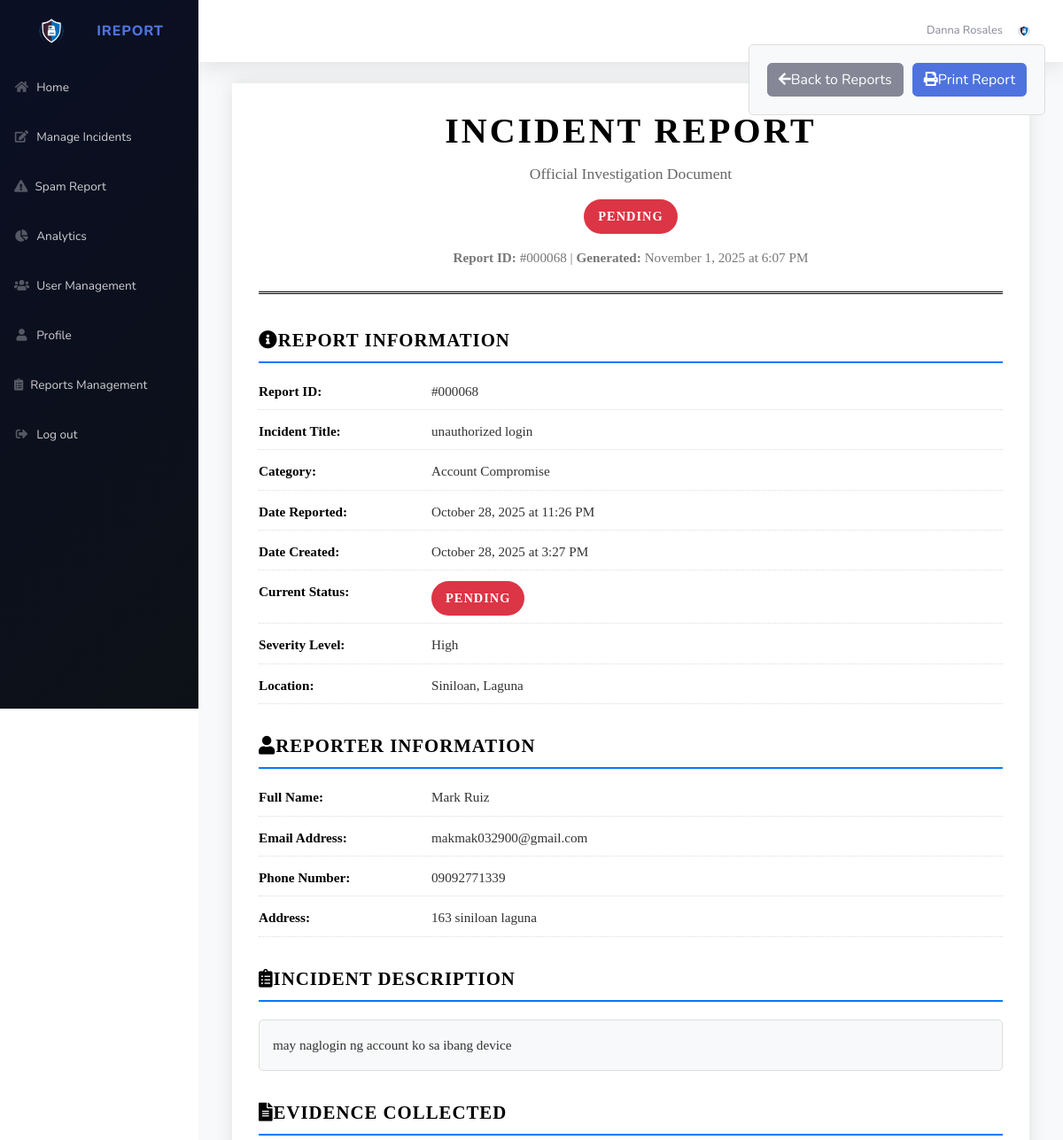
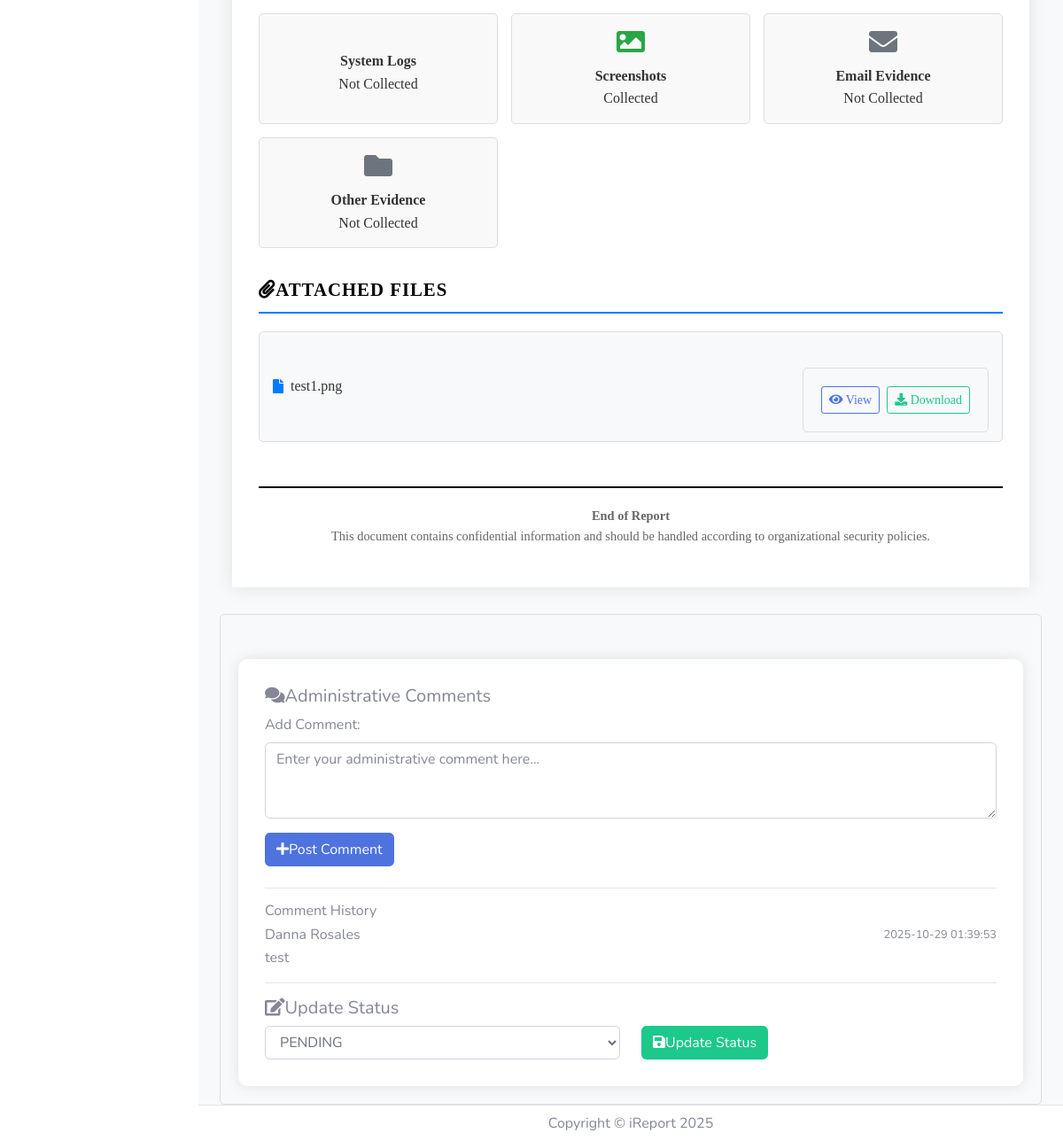
/admin/reports/view_report.php?id=68 (signed in), run on the app's committed database (2 pictures, top to bottom).
### tables this page shows
CREATE TABLE `incident` (
  `id` int(11) NOT NULL,
  `title` varchar(255) NOT NULL,
  `category` varchar(100) NOT NULL,
  `date` datetime NOT NULL,
  `description` text NOT NULL,
  `location` varchar(255) DEFAULT NULL,
  `severity_level` varchar(50) NOT NULL,
  `full_name` varchar(255) NOT NULL,
  `address` varchar(255) DEFAULT NULL,
  `email` varchar(150) NOT NULL,
  `phone` varchar(50) DEFAULT NULL,
  `notified` varchar(255) DEFAULT NULL,
  `evidence_logs` tinyint(1) DEFAULT 0,
  `evidence_screenshots` tinyint(1) DEFAULT 0,
  `evidence_email` tinyint(1) DEFAULT 0,
  `evidence_other` tinyint(1) DEFAULT 0,
  `additional_info` text DEFAULT NULL,
  `created_at` timestamp NOT NULL DEFAULT current_timestamp(),
  `status` varchar(255) DEFAULT 'PENDING',
  `user_id` int(11) DEFAULT NULL,
  `suggestion` text DEFAULT NULL,
  `user_deleted` tinyint(1) DEFAULT 0 COMMENT 'Flag to mark incidents as deleted from user view',
  `deleted_by_admin` tinyint(1) DEFAULT 0
);

CREATE TABLE `attachment` (
  `id` int(11) NOT NULL,
  `incident_id` varchar(255) DEFAULT NULL,
  `attachment` varchar(255) DEFAULT NULL,
  `filename` varchar(255) DEFAULT NULL
);

CREATE TABLE `comments` (
  `id` int(11) NOT NULL,
  `incident_id` int(11) DEFAULT NULL,
  `user_id` text DEFAULT NULL,
  `comment` text DEFAULT NULL,
  `date` datetime DEFAULT current_timestamp()
);

### loginverification.php (called while the page is built, shortened)
<?php
function logged_in(){
    if(isset($_SESSION['user_id']) && !empty($_SESSION['user_id'])){
        return true;
    } else {
        return false;
    }
}
?>

### admin/reports/view_report.php (the view, shortened to what this page needs)
<?php
include('../../connectMySql.php');
include '../../loginverification.php';
if(logged_in()){
$id = $_GET['id'];
$status = "";
$query = "SELECT a.* FROM incident a
WHERE a.id = '".$id."'";
$result = $conn->query($query);
while ($row = $result->fetch_assoc()) {
$status = $row['status'];
}
$query = "SELECT a.* FROM incident a
WHERE a.id = '".$id."'";
$result = $conn->query($query);
$incident_data = [];
while ($row = $result->fetch_assoc()) {
$incident_data = $row;
$status = $row['status'];
}
?>
<!DOCTYPE html>
<html lang="en">
<head>
    <link rel="stylesheet" href="https://cdnjs.cloudflare.com/ajax/libs/font-awesome/5.15.4/css/all.min.css" />
    <link href="../../css/sb-admin-2.min.css" rel="stylesheet">
</head>
<body id="page-top">
    <div id="wrapper">
       <?php include'../sidebar.php';?>
        <div id="content-wrapper" class="d-flex flex-column">
            <div id="content">
               <?php include'../nav.php';?>
                <div class="container-fluid">
                    <div class="control-buttons no-print">
                        <a href="index.php" class="btn btn-secondary">
                            <i class="fas fa-arrow-left me-2"></i>Back to Reports
                        </a>
                        <button onclick="window.print()" class="btn btn-primary">
                            <i class="fas fa-print me-2"></i>Print Report
                        </button>
                    </div>
                    <div class="document-container">
                        <div class="document-header">
                            <h1 class="document-title">INCIDENT REPORT</h1>
                            <div class="document-subtitle">Official Investigation Document</div>
                            <div class="status-badge status-<?= strtolower($status) ?>"><?= $status ?></div>
                            <div class="report-meta">
                                <strong>Report ID:</strong> #<?= str_pad($id, 6, '0', STR_PAD_LEFT) ?> |
                                <strong>Generated:</strong> <?= date('F j, Y \a\t g:i A') ?>
                            </div>
                        </div>
                        <div class="section-header">
                            <i class="fas fa-info-circle me-2"></i>Report Information
                        </div>
                        <div class="field-row">
                            <div class="field-label">Report ID:</div>
                            <div class="field-value">#<?= str_pad($id, 6, '0', STR_PAD_LEFT) ?></div>
                        </div>
                        <div class="field-row">
                            <div class="field-label">Incident Title:</div>
                            <div class="field-value"><?= htmlspecialchars($incident_data['title']) ?></div>
                        </div>
                        <div class="field-row">
                            <div class="field-label">Category:</div>
                            <div class="field-value"><?= htmlspecialchars($incident_data['category']) ?></div>
                        </div>
                        <div class="field-row">
                            <div class="field-label">Date Reported:</div>
                            <div class="field-value"><?= date('F j, Y \a\t g:i A', strtotime($incident_data['date'])) ?></div>
                        </div>
                        <div class="field-row">
                            <div class="field-label">Date Created:</div>
                            <div class="field-value"><?= date('F j, Y \a\t g:i A', strtotime($incident_data['created_at'])) ?></div>
                        </div>
                        <div class="field-row">
                            <div class="field-label">Current Status:</div>
                            <div class="field-value">
                                <span class="status-badge status-<?= strtolower($status) ?>"><?= $status ?></span>
                            </div>
                        </div>
                        <div class="field-row">
                            <div class="field-label">Severity Level:</div>
                            <div class="field-value"><?= htmlspecialchars($incident_data['severity_level']) ?></div>
                        </div>
                        <?php if (!empty($incident_data['location'])): ?>
                        <div class="field-row">
                            <div class="field-label">Location:</div>
                            <div class="field-value"><?= htmlspecialchars($incident_data['location']) ?></div>
                        </div>
                        <?php endif; ?>
                        <div class="section-header">
                            <i class="fas fa-user me-2"></i>Reporter Information
                        </div>
                        <div class="field-row">
                            <div class="field-label">Full Name:</div>
                            <div class="field-value"><?= htmlspecialchars($incident_data['full_name']) ?></div>
                        </div>
                        <div class="field-row">
                            <div class="field-label">Email Address:</div>
                            <div class="field-value"><?= htmlspecialchars($incident_data['email']) ?></div>
                        </div>
                        <?php if (!empty($incident_data['phone'])): ?>
                        <div class="field-row">
                            <div class="field-label">Phone Number:</div>
                            <div class="field-value"><?= htmlspecialchars($incident_data['phone']) ?></div>
                        </div>
                        <?php endif; ?>
                        <?php if (!empty($incident_data['address'])): ?>
                        <div class="field-row">
                            <div class="field-label">Address:</div>
                            <div class="field-value"><?= htmlspecialchars($incident_data['address']) ?></div>
                        </div>
                        <?php endif; ?>
                        <div class="section-header">
                            <i class="fas fa-clipboard-list me-2"></i>Incident Description
                        </div>
                        <div class="description-box">
                            <?= nl2br(htmlspecialchars($incident_data['description'])) ?>
                        </div>
                        <div class="section-header">
                            <i class="fas fa-file-alt me-2"></i>Evidence Collected
                        </div>
                        <div class="evidence-grid">
                            <div class="evidence-item">
                                <div><strong>System Logs</strong></div>
                                <div><?= $incident_data['evidence_logs'] ? 'Collected' : 'Not Collected' ?></div>
                            </div>
                            <div class="evidence-item">
                                <i class="fas fa-image <?= $incident_data['evidence_screenshots'] ? 'evidence-yes' : 'evidence-no' ?>"></i>
                                <div><strong>Screenshots</strong></div>
                                <div><?= $incident_data['evidence_screenshots'] ? 'Collected' : 'Not Collected' ?></div>
                            </div>
                            <div class="evidence-item">
                                <i class="fas fa-envelope <?= $incident_data['evidence_email'] ? 'evidence-yes' : 'evidence-no' ?>"></i>
                                <div><strong>Email Evidence</strong></div>
                                <div><?= $incident_data['evidence_email'] ? 'Collected' : 'Not Collected' ?></div>
                            </div>
                            <div class="evidence-item">
                                <i class="fas fa-folder <?= $incident_data['evidence_other'] ? 'evidence-yes' : 'evidence-no' ?>"></i>
                                <div><strong>Other Evidence</strong></div>
                                <div><?= $incident_data['evidence_other'] ? 'Collected' : 'Not Collected' ?></div>
                            </div>
                        </div>
                        <?php
                        $query = "SELECT * FROM attachment WHERE incident_id = '".$id."'";
                        $result = $conn->query($query);
                        if ($result->num_rows > 0):
                        ?>
                        <div class="section-header">
                            <i class="fas fa-paperclip me-2"></i>Attached Files
                        </div>
                        <ul class="attachment-list">
                            <?php
                            while ($row = $result->fetch_assoc()) {
                                echo '<li class="attachment-item">
                                        <div class="file-info">
                                            <i class="fas fa-file me-2"></i>
                                            <span>'.htmlspecialchars($row['filename']).'</span>
                                        </div>
                                        <div class="file-actions no-print">
                                            <button class="btn btn-sm btn-outline-primary" onclick="viewAttachment(\''.htmlspecialchars($row['attachment']).'\', \''.htmlspecialchars($row['filename']).'\')">
                                                <i class="fas fa-eye"></i> View
                                            </button>
                                            <a href="'.htmlspecialchars($row['attachment']).'" download="'.htmlspecialchars($row['filename']).'" class="btn btn-sm btn-outline-success">
                                                <i class="fas fa-download"></i> Download
                                            </a>
                                        </div>
                                    </li>';
                            }
                            ?>
                        </ul>
                        <?php endif; ?>
                        <div style="margin-top: 50px; border-top: 2px solid #000; padding-top: 20px; text-align: center;">
                            <p style="font-size: 0.9rem; color: #666;">
                                <strong>End of Report</strong><br>
                                This document contains confidential information and should be handled according to organizational security policies.
                            </p>
                        </div>
                    </div>
                    <div class="no-print">
                        <div style="background: white; padding: 30px; margin-top: 30px; border-radius: 10px; box-shadow: 0 0 15px rgba(0,0,0,0.1);">
                            <h5><i class="fas fa-comments me-2"></i>Administrative Comments</h5>
                            <form method="post" class="mb-4">
                                <div class="mb-3">
                                    <label for="commentInput" class="form-label">Add Comment:</label>
                                    <textarea class="form-control" name="comment" id="commentInput" rows="3" placeholder="Enter your administrative comment here..."></textarea>
                                </div>
                                <button type="submit" name="btn_comment" class="btn btn-primary">
                                    <i class="fas fa-plus me-2"></i>Post Comment
                                </button>
                            </form>
                            <?php
                            $query = "SELECT * FROM comments WHERE incident_id = '".$id."' ORDER BY date DESC";
                            $result = $conn->query($query);
                            if ($result->num_rows > 0):
                            ?>
                            <hr>
                            <h6>Comment History</h6>
                            <?php
                            while ($row = $result->fetch_assoc()) {
                                echo '<div class="border-start border-primary border-3 ps-3 mb-3">
                                        <div class="d-flex justify-content-between">
                                            <h6 class="mb-1">'.$row['user_id'].'</h6>
                                            <small class="text-muted">'.$row['date'].'</small>
                                        </div>
                                        <p class="mb-0">'.$row['comment'].'</p>
                                    </div>';
                            }
                            ?>
                            <?php endif; ?>
                            <hr>
                            <form method="post">
                                <h5><i class="fas fa-edit me-2"></i>Update Status</h5>
                                <div class="row">
                                    <div class="col-md-6">
                                        <select class="form-control" id="status" name="status" required>
                                            <option value="PENDING" <?= ($status == 'PENDING') ? 'selected' : '' ?>>PENDING</option>
                                        </select>
                                    </div>
                                    <div class="col-md-6">
                                        <button name="btn_save" type="submit" class="btn btn-success">
                                            <i class="fas fa-save me-2"></i>Update Status
                                        </button>
                                    </div>
                                </div>
                            </form>
                        </div>
                    </div>            </div>
        </div>
            <?php include'../footer.php';?>
    </div>
</body>
</html>
<?php
}
else
{
    header('location:../../index.php');
}

### data on the page
incident: status "PENDING", title "unauthorized login", category "Account Compromise", date "October 28, 2025 at 11:26 PM", created_at "October 28, 2025 at 3:27 PM", severity_level "High", location "Siniloan, Laguna", full_name "Mark Ruiz", email "makmak032900@gmail.com", phone "09092771339", address "163 siniloan laguna", description "may naglogin ng account ko sa ibang device"
attachment: filename "test1.png"
comments: user "Danna Rosales", date "2025-10-29 01:39:53", comment "test"

### other printed values
$current_admin ? $current_admin['name'] : 'Admin' "Danna Rosales"
str_pad($id, 6, '0', STR_PAD_LEFT) "000068"
